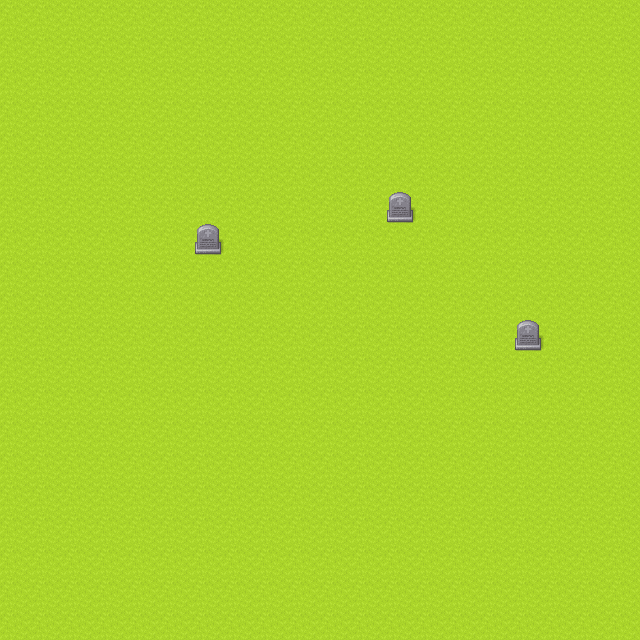

Below is a game level as drawn by its tile map, then a one-line description and the .tmx that defines it (tile-layer data replaced by summaries):
An orthogonal 20x20 tile map with 32x32 px tiles, 2 tile layers (grass, water_grass), 4 tilesets and 4 objects (3x warp, spawn).

<map version="1.9" tiledversion="1.9.2" orientation="orthogonal" renderorder="right-down" width="20" height="20" tilewidth="32" tileheight="32" infinite="0" nextlayerid="5" nextobjectid="5">
 <tileset firstgid="1" source="../pipoya/SampleMap/[A]Flower_pipo.tsx" />
 <tileset firstgid="97" source="../pipoya/SampleMap/[A]Grass_pipo.tsx" />
 <tileset firstgid="625" name="[Base]BaseChip_pipo" tilewidth="32" tileheight="32" tilecount="1064" columns="8">
  <image source="../pipoya/SampleMap/[Base]BaseChip_pipo.png" width="256" height="4256" />
 </tileset>
 <tileset firstgid="1689" source="../pipoya/SampleMap/[Base]BaseChip_pipo.tsx" />
 <layer id="1" name="grass" width="20" height="20">
  <data>[400 cells, 400 non-empty, 2 distinct tile ids]</data>
 </layer>
 <layer id="3" name="water_grass" width="20" height="20">
  <data>[400 cells, 3 non-empty, 1 distinct tile ids]</data>
 </layer>
 <objectgroup id="2" name="spawn">
  <object id="1" name="spawn" class="spawn" gid="1654" x="288.554" y="374.946" width="32" height="32" />
 </objectgroup>
 <objectgroup id="4" name="warp">
  <object id="2" name="overworld_weaponshop" class="warp" gid="1654" x="191.69" y="254.326" width="32" height="53.3333">
   <properties>
    <property name="mapname" value="weaponshop" />
   </properties>
  </object>
  <object id="3" name="overworld_magicshop" class="warp" gid="1654" x="384.545" y="218.547" width="32" height="53.3333">
   <properties>
    <property name="mapname" value="magicshop" />
   </properties>
  </object>
  <object id="4" name="overworld_farm" class="warp" gid="1654" x="513.697" y="351.19" width="32" height="53.3333">
   <properties>
    <property name="mapname" value="farm" />
   </properties>
  </object>
 </objectgroup>
</map>
